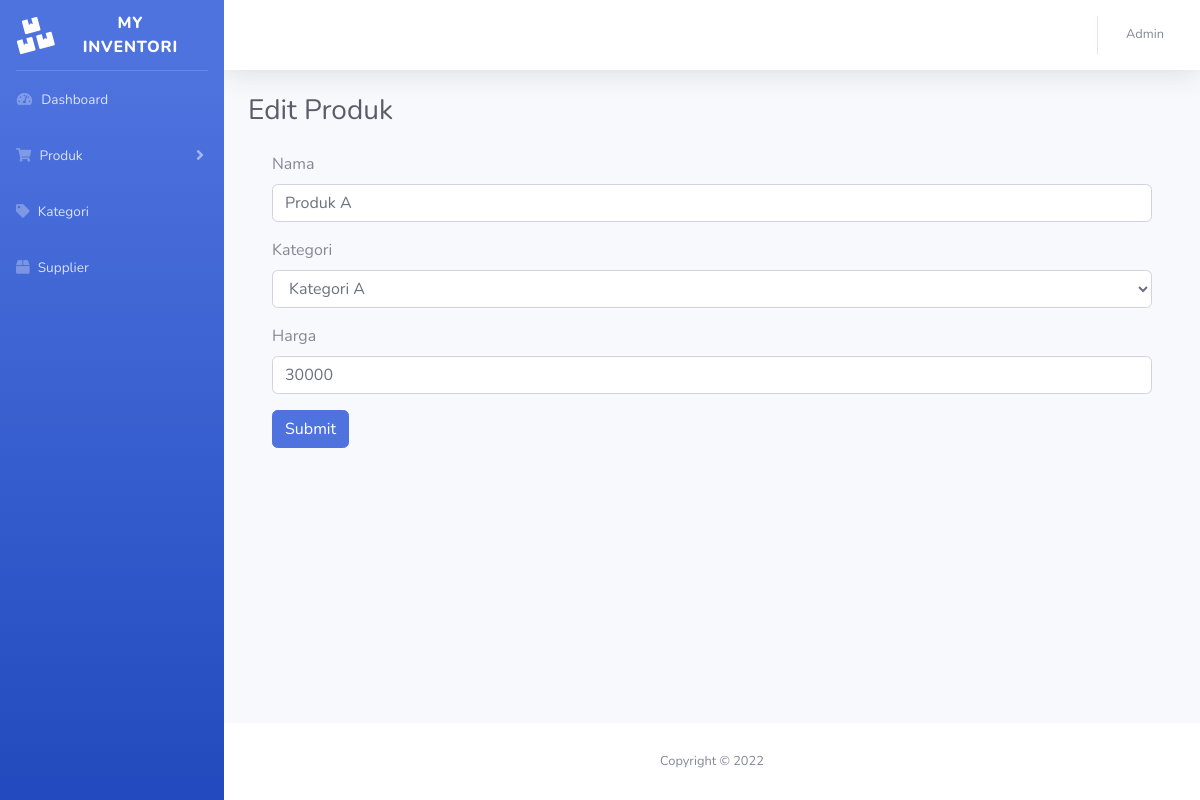
The app's page /produk_edit.php?id_produk=1 (signed in), older data.
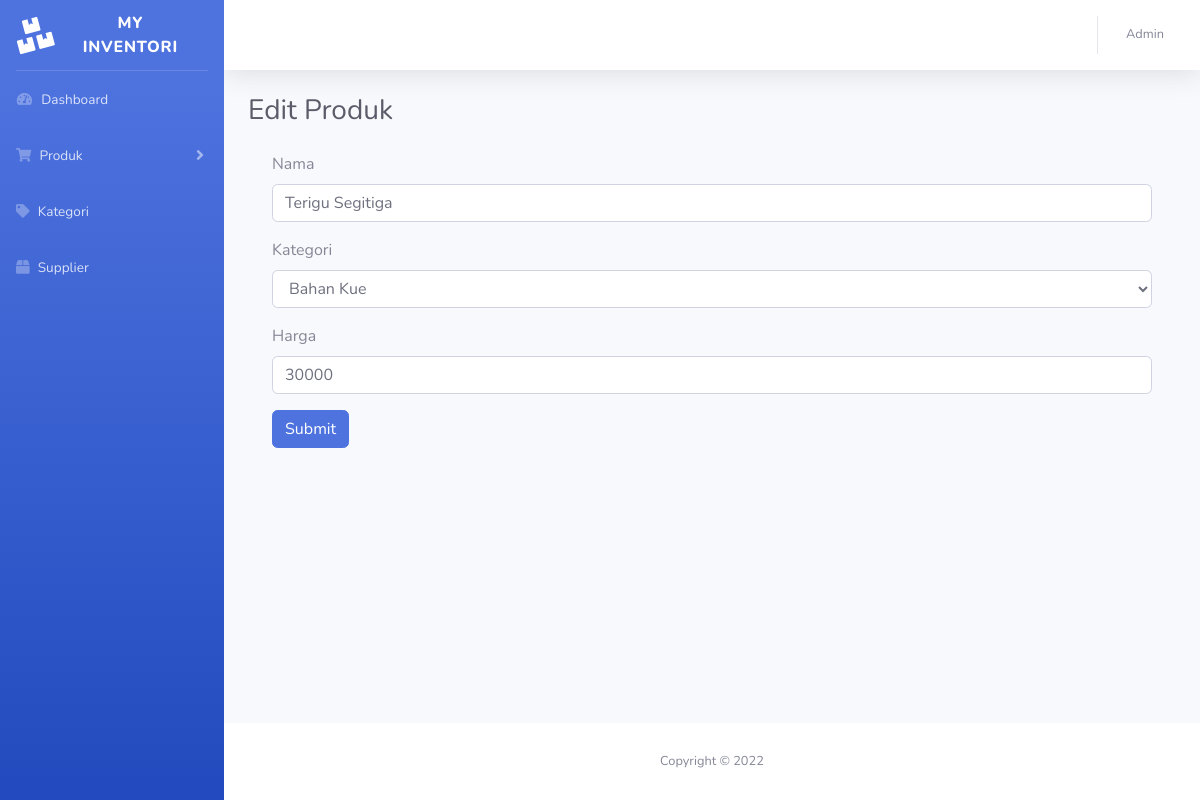
The same page, newer data.
### tables this page shows
CREATE TABLE `produk` (
  `id_produk` int(255) NOT NULL,
  `nama_produk` varchar(255) NOT NULL,
  `id_kategori` int(255) NOT NULL,
  `harga` int(255) NOT NULL
);

### produk_edit.php (the view, shortened to what this page needs)
<?php
include '_koneksi.php';
$id_produk = $_GET['id_produk'];
$sql = "SELECT * FROM produk WHERE id_produk = '$id_produk'";
$result = $conn->query($sql);
if ($result->num_rows > 0) {
  while($row = $result->fetch_assoc()) {
    $produk = $row;
  }
} else {
  echo "0 results";
}
$sql = "SELECT * FROM kategori";
$result = $conn->query($sql);
if ($result->num_rows > 0) {
  while($row = $result->fetch_assoc()) {
    $kategori[] = $row;
  }
} else {
  echo "0 results";
}
?>
<!DOCTYPE html>
<html lang="en">
<head>
    <link href="vendor/fontawesome-free/css/all.min.css" rel="stylesheet" type="text/css">
    <link href="css/sb-admin-2.min.css" rel="stylesheet">
</head>
<body id="page-top">
    <div id="wrapper">
		<?php include 'inc/sidebar.php'; ?>
        <div id="content-wrapper" class="d-flex flex-column">
            <div id="content">
				<?php include 'inc/topbar.php'; ?>
                <div class="container-fluid">
					<div class="d-sm-flex align-items-center justify-content-between mb-4">
						<h1 class="h3 mb-0 text-gray-800">Edit Produk</h1>
					</div>
					<div class="container">
						<form method="post" action="produk_edit_go.php">
						  <div class="form-group">
							<label for="exampleInputEmail1">Nama</label>
							<input name="nama_produk" type="text" class="form-control" value="<?= $produk['nama_produk']  ?>">
						  </div>
						  <div class="form-group">
							<label for="exampleFormControlSelect1">Kategori</label>
							<select name="id_kategori" class="form-control" id="exampleFormControlSelect1">
							<?php foreach($kategori as $kategori): ?>
							  <option value="<?= $kategori['id_kategori'] ?>"><?= $kategori['nama_kategori'] ?></option>
							<?php endforeach; ?>
							</select>
						  </div>
						  <div class="form-group">
							<label for="exampleInputEmail1">Harga</label>
							<input name="harga" type="number" class="form-control" value="<?= $produk['harga']  ?>">
						  </div>
						  <button type="submit" class="btn btn-primary">Submit</button>
						</form>
					</div>
                </div>
            </div>
			<?php include 'inc/footer.php'; ?>
        </div>
    </div>
</body>
</html>

Row changes from the older to the newer data that the page shows:
changed produk: nama_produk "Produk A" → "Terigu Segitiga"
Text that changed along with them:
form field id_kategori: "Kategori A" → "Bahan Kue"
